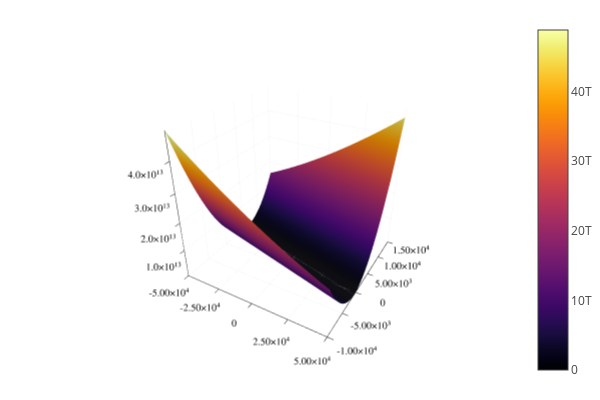

Source (notebook cell):
### Markdown cell above
We can plot the objective function as well

### Code cell
using Plots

function f(x,y) 
    sum((A[:,1]*x+A[:,2]*y-b)*transpose((A[:,1]*x+A[:,2]*y-b)))
end
plotlyjs()
surface(-50000:1000:50000,-10000:100:15000, f)

### Figure 1 — Plotly figure (JSON) as saved in the notebook; plotly's stock layout.template omitted (floating-point values rounded to 4 significant figures; data arrays with more than 128 entries replaced by an {"elided": "..."} marker saying what was removed)
{"data": [{"colorbar": {"title": ""}, "colorscale": {"elided": "256x2 mixed values"}, "hoverinfo": "none", "name": "y1", "opacity": null, "scene": "scene", "showlegend": false, "showscale": true, "type": "surface", "x": [-50000, -49000, -48000, -47000, -46000, -45000, -44000, -43000, -42000, -41000, -40000, -39000, -38000, -37000, -36000, -35000, -34000, -33000, -32000, -31000, -30000, -29000, -28000, -27000, -26000, -25000, -24000, -23000, -22000, -21000, -20000, -19000, -18000, -17000, -16000, -15000, -14000, -13000, -12000, -11000, -10000, -9000, -8000, -7000, -6000, -5000, -4000, -3000, -2000, -1000, 0, 1000, 2000, 3000, 4000, 5000, 6000, 7000, 8000, 9000, 10000, 11000, 12000, 13000, 14000, 15000, 16000, 17000, 18000, 19000, 20000, 21000, 22000, 23000, 24000, 25000, 26000, 27000, 28000, 29000, 30000, 31000, 32000, 33000, 34000, 35000, 36000, 37000, 38000, 39000, 40000, 41000, 42000, 43000, 44000, 45000, 46000, 47000, 48000, 49000, 50000], "xaxis": "x", "y": {"elided": "251 int values"}, "yaxis": "y", "z": {"elided": "251x101 float values"}, "zaxis": "z", "zmax": 48830000000000.0, "zmin": 643500.0}], "layout": {"annotations": [], "height": 400, "legend_position": {"bgcolor": "rgba(255, 255, 255, 1.000)", "bordercolor": "rgba(0, 0, 0, 1.000)", "borderwidth": 1, "font": {"color": "rgba(0, 0, 0, 1.000)", "family": "sans-serif", "size": 11}, "title": {"font": {"color": "rgba(0, 0, 0, 1.000)", "family": "sans-serif", "size": 15}, "text": ""}, "tracegroupgap": 0, "traceorder": "normal", "x": 1, "xanchor": "auto", "y": 1, "yanchor": "auto"}, "margin": {"b": 20, "l": 0, "r": 0, "t": 20}, "paper_bgcolor": "rgba(255, 255, 255, 1.000)", "plot_bgcolor": "rgba(255, 255, 255, 1.000)", "scene": {"camera": {"eye": {"x": 1.126, "y": -1.95, "z": 1.3}}, "domain": {"x": [0.1399, 0.9934], "y": [0.03762, 0.9902]}, "xaxis": {"gridcolor": "rgba(0, 0, 0, 0.100)", "gridwidth": 0.5, "linecolor": "rgba(0, 0, 0, 1.000)", "mirror": false, "range": [-50000, 50000], "showgrid": true, "showline": true, "showticklabels": true, "tickangle": 0, "tickcolor": "rgb(0, 0, 0)", "tickfont": {"color": "rgba(0, 0, 0, 1.000)", "family": "sans-serif", "size": 11}, "tickmode": "array", "ticks": "inside", "ticktext": ["-5.00×10⁴", "-2.50×10⁴", "0", "2.50×10⁴", "5.00×10⁴"], "tickvals": [-50000, -25000, 0, 25000, 50000], "title": "", "titlefont": {"color": "rgba(0, 0, 0, 1.000)", "family": "sans-serif", "size": 15}, "type": "-", "visible": true, "zeroline": false, "zerolinecolor": "rgba(0, 0, 0, 1.000)"}, "yaxis": {"gridcolor": "rgba(0, 0, 0, 0.100)", "gridwidth": 0.5, "linecolor": "rgba(0, 0, 0, 1.000)", "mirror": false, "range": [-10000, 15000], "showgrid": true, "showline": true, "showticklabels": true, "tickangle": 0, "tickcolor": "rgb(0, 0, 0)", "tickfont": {"color": "rgba(0, 0, 0, 1.000)", "family": "sans-serif", "size": 11}, "tickmode": "array", "ticks": "inside", "ticktext": ["-1.00×10⁴", "-5.00×10³", "0", "5.00×10³", "1.00×10⁴", "1.50×10⁴"], "tickvals": [-10000, -5000, 0, 5000, 10000, 15000], "title": "", "titlefont": {"color": "rgba(0, 0, 0, 1.000)", "family": "sans-serif", "size": 15}, "type": "-", "visible": true, "zeroline": false, "zerolinecolor": "rgba(0, 0, 0, 1.000)"}, "zaxis": {"gridcolor": "rgba(0, 0, 0, 0.100)", "gridwidth": 0.5, "linecolor": "rgba(0, 0, 0, 1.000)", "mirror": false, "range": [643500.0, 48830000000000.0], "showgrid": true, "showline": true, "showticklabels": true, "tickangle": 0, "tickcolor": "rgb(0, 0, 0)", "tickfont": {"color": "rgba(0, 0, 0, 1.000)", "family": "sans-serif", "size": 11}, "tickmode": "array", "ticks": "inside", "ticktext": ["1.0×10¹³", "2.0×10¹³", "3.0×10¹³", "4.0×10¹³"], "tickvals": [10000000000000, 20000000000000, 30000000000000, 40000000000000], "title": "", "titlefont": {"color": "rgba(0, 0, 0, 1.000)", "family": "sans-serif", "size": 15}, "type": "-", "visible": true, "zeroline": false, "zerolinecolor": "rgba(0, 0, 0, 1.000)"}}, "showlegend": true, "width": 600}}
